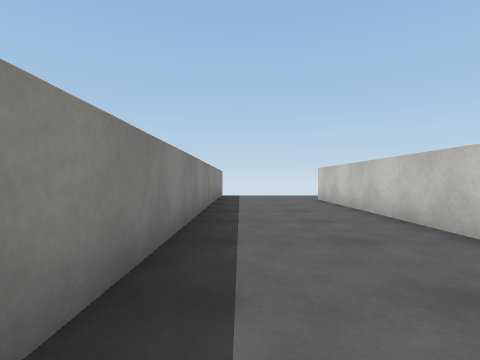
View 1 (above)

16 first-person views from a walk through a scene from a Unity 3-D project. The camera is 0.62 m above the floor, looks level and sees 80° across. The floor is counted in squares, 1 m on a side. Each view is taken from the middle of a square. On the plan, view 1 faces up. The plan holds only what a view shows up to about 9 squares ahead; the rest is blank. The place goes on beyond the plan. Surface patterns are stand-ins for the level's own textures.

View 2
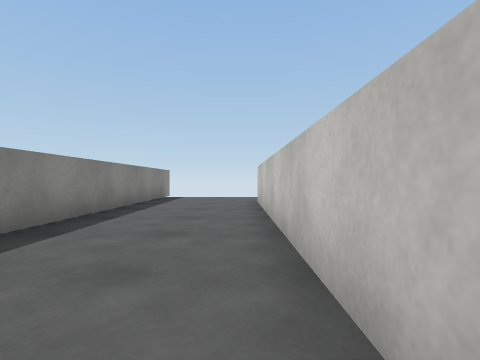

View 3
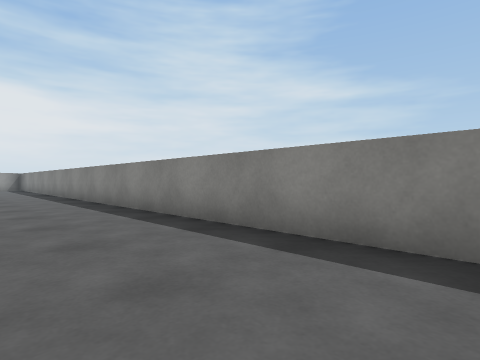

View 4
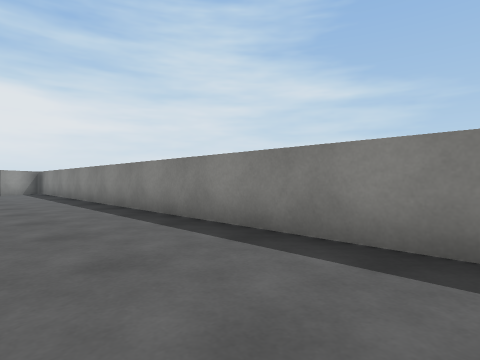

View 5
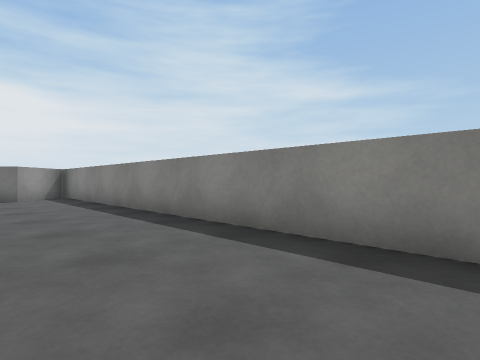

View 6
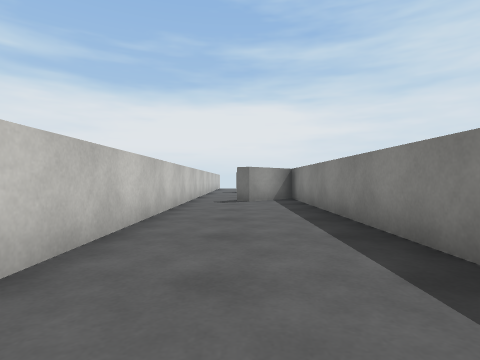

View 7
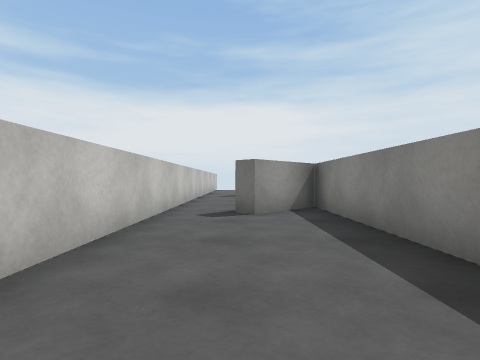

View 8
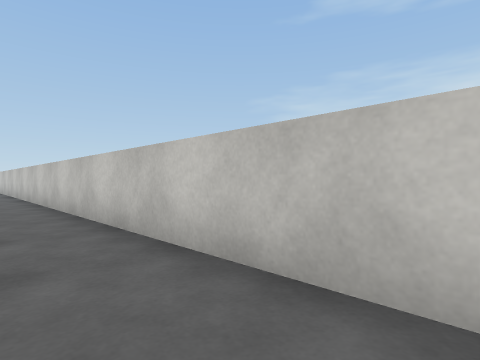

View 9
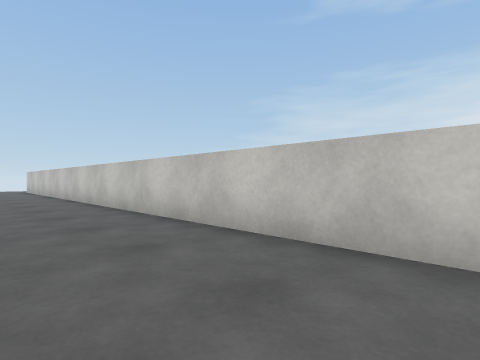

View 10
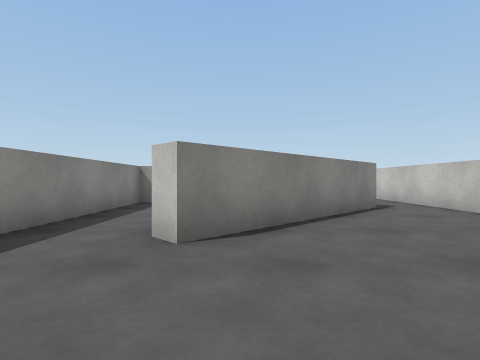

View 11
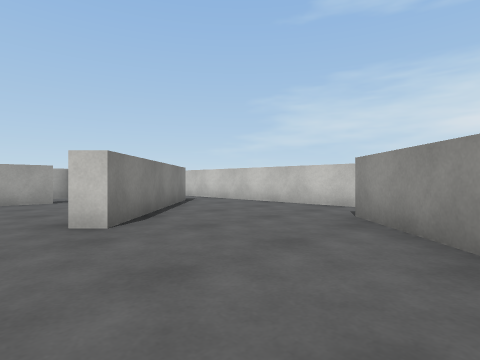

View 12
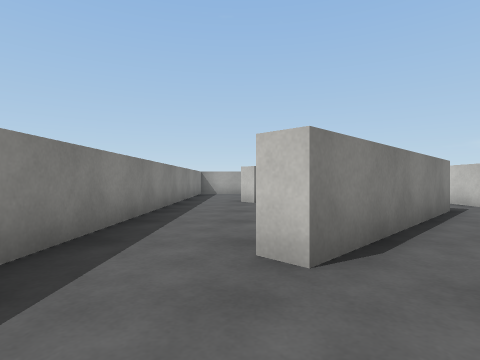

View 13
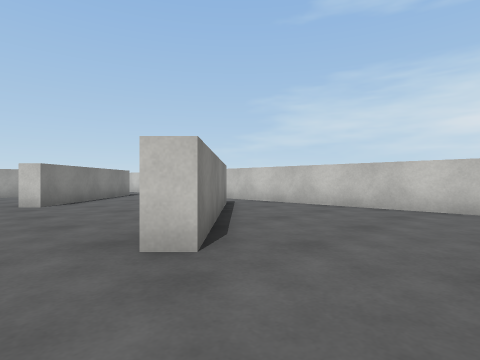

View 14
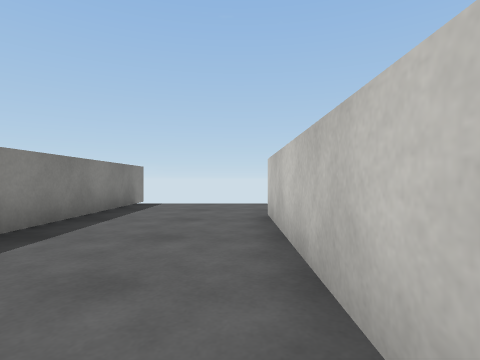

View 15
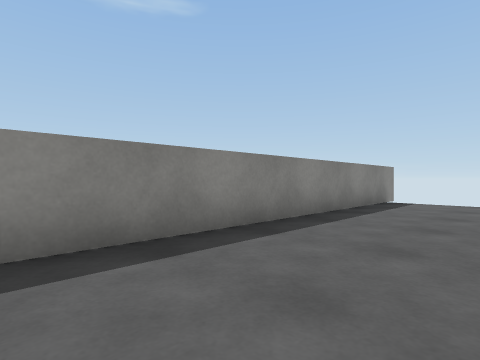

View 16
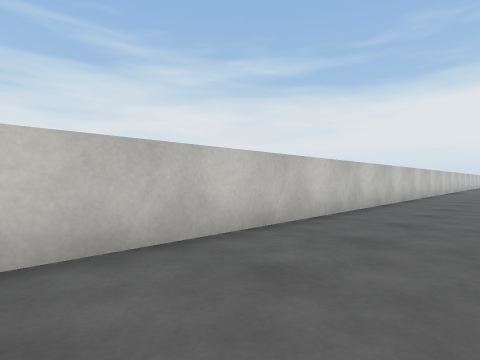

### Floor plan
Points are (right, up) in squares from view 1. A wall is a line through its corners. A room is listed if a view was taken in it or the views show most of it. See-through windows are left out.
Room 1 (views 1, 2, 3, 4, 5, 6, 7, 8, 9, 14, 15, 16)
walls: (2.5, -17.5) (2.5, 9.1); (-0.8, 12.1) (-0.8, -17.6) (0.7, -16.2) (1.1, -16.5)
ways out: opening at (2, -17) to room 2; opening at (3, 10.5)
Room 2 (views 10, 11)
walls: (-1, -23.8) (0.9, -21.9); (-2.5, -26) (-2.9, -25.6); (2.5, -23.5) (2.5, -17.5); (1.1, -16.5) (-2.6, -20.2) (-3, -19.8); (-2.1, -15.2) (-4.7, -15.2) (-4.7, -26)
ways out: opening at (2, -17) to room 1; opening at (-3.5, -27) to room 3; opening at (2, -24) to room 3
Room 3 (views 12, 13)
walls: (2.5, -27.5) (2.5, -23.5); (1.1, -22.3) (-2.5, -26)
ways out: opening at (-3.5, -27) to room 2; opening at (2, -24) to room 2

Positions as (right, up) in squares from view 1, and headings:
1: (0, 0), facing up
2: (2, 1), facing up
3: (2, 3), facing down-left
4: (2, -2), facing down-left
5: (2, -6), facing down-left
6: (1, -8), facing down
7: (1, -11), facing down
8: (1, -12), facing up-right
9: (0, -8), facing up-right
10: (-2, -23), facing up
11: (-4, -24), facing up-right
12: (-3, -28), facing up
13: (-4, -28), facing up-right
14: (2, 4), facing up
15: (2, 3), facing up-left
16: (0, 3), facing down-right
